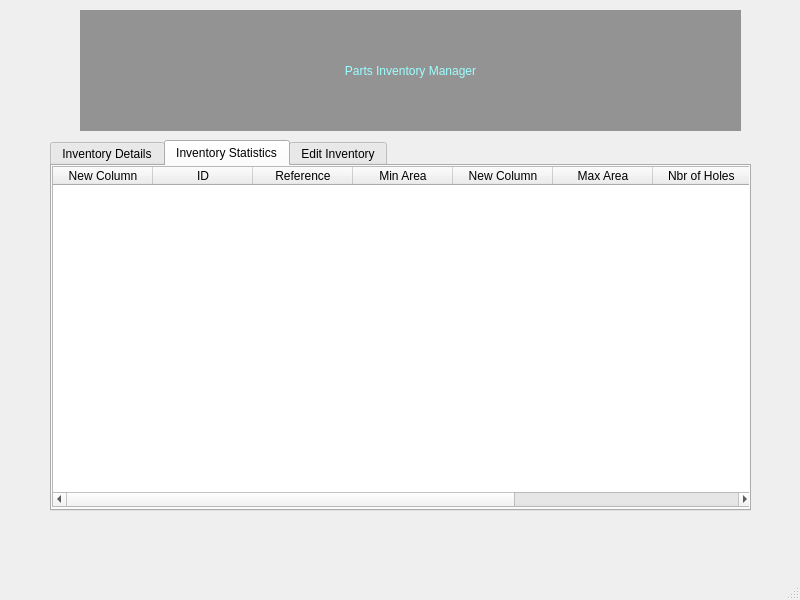
<?xml version="1.0" encoding="UTF-8"?>
<ui version="4.0">
 <class>MainWindow</class>
 <widget class="QMainWindow" name="MainWindow">
  <property name="geometry">
   <rect>
    <x>0</x>
    <y>0</y>
    <width>800</width>
    <height>600</height>
   </rect>
  </property>
  <property name="windowTitle">
   <string>MainWindow</string>
  </property>
  <widget class="QWidget" name="centralwidget">
   <widget class="QTabWidget" name="tabWidget">
    <property name="geometry">
     <rect>
      <x>50</x>
      <y>140</y>
      <width>701</width>
      <height>371</height>
     </rect>
    </property>
    <property name="styleSheet">
     <string notr="true">font: 16pt &quot;Arial&quot;;</string>
    </property>
    <property name="currentIndex">
     <number>1</number>
    </property>
    <widget class="QWidget" name="tab">
     <attribute name="title">
      <string>Inventory Details</string>
     </attribute>
    </widget>
    <widget class="QWidget" name="tab_3">
     <attribute name="title">
      <string>Inventory Statistics</string>
     </attribute>
     <widget class="QTableWidget" name="tableWidget">
      <property name="geometry">
       <rect>
        <x>0</x>
        <y>0</y>
        <width>701</width>
        <height>341</height>
       </rect>
      </property>
      <property name="styleSheet">
       <string notr="true">font: 12pt &quot;Arial&quot;;</string>
      </property>
      <column>
       <property name="text">
        <string>New Column</string>
       </property>
      </column>
      <column>
       <property name="text">
        <string>ID</string>
       </property>
      </column>
      <column>
       <property name="text">
        <string>Reference</string>
       </property>
      </column>
      <column>
       <property name="text">
        <string>Min Area</string>
       </property>
      </column>
      <column>
       <property name="text">
        <string>New Column</string>
       </property>
      </column>
      <column>
       <property name="text">
        <string>Max Area</string>
       </property>
      </column>
      <column>
       <property name="text">
        <string>Nbr of Holes </string>
       </property>
      </column>
      <column>
       <property name="text">
        <string>Min Diameter</string>
       </property>
      </column>
      <column>
       <property name="text">
        <string>Max Diameter </string>
       </property>
      </column>
     </widget>
    </widget>
    <widget class="QWidget" name="tab_2">
     <attribute name="title">
      <string>Edit Inventory</string>
     </attribute>
    </widget>
   </widget>
   <widget class="QLabel" name="label">
    <property name="geometry">
     <rect>
      <x>80</x>
      <y>10</y>
      <width>661</width>
      <height>121</height>
     </rect>
    </property>
    <property name="styleSheet">
     <string notr="true">font: 22pt &quot;Arial&quot;;
color: rgb(158, 254, 255);
background-color: rgb(147, 147, 147);</string>
    </property>
    <property name="text">
     <string>Parts Inventory Manager</string>
    </property>
    <property name="alignment">
     <set>Qt::AlignCenter</set>
    </property>
   </widget>
  </widget>
  <widget class="QMenuBar" name="menubar">
   <property name="geometry">
    <rect>
     <x>0</x>
     <y>0</y>
     <width>800</width>
     <height>22</height>
    </rect>
   </property>
  </widget>
  <widget class="QStatusBar" name="statusbar"/>
 </widget>
 <resources/>
 <connections/>
</ui>
